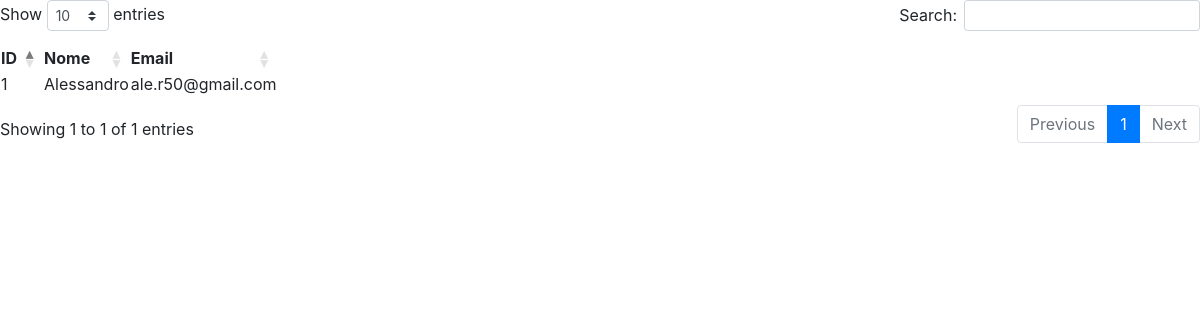
Page /listarDT.php on the committed database.
### tables this page shows
CREATE TABLE `tblusuario` (
  `idUsuario` int(11) NOT NULL,
  `nomeUsuario` varchar(20) NOT NULL,
  `loginUsuario` varchar(25) NOT NULL,
  `emailUsuario` varchar(20) NOT NULL,
  `senhaUsuario` varchar(20) NOT NULL,
  `ativo` int(1) NOT NULL DEFAULT 1
);

### listarDT.php (the view, shortened to what this page needs)
<!DOCTYPE html>
<html lang="en">
<head>
    <link rel="stylesheet" type="text/css" href="DataTables/datatables.css">
</head>
<body>
<table id="myTable" class="display">
<?php
$servername = "localhost";
$username = "root";
$password = "root";
$dbname = "dbAula";
$conn = mysqli_connect($servername, $username, $password, $dbname);
$sql = "SELECT idUsuario, nomeUsuario, emailUsuario FROM tblUsuario";
$result = mysqli_query($conn, $sql);
if (mysqli_num_rows($result) > 0) {
  echo "<thead>
    <tr>
        <th>ID</th>
        <th>Nome</th>
        <th>Email</th></tr></thead>
    <tbody>";
    while($row = $result->fetch_assoc()) {
    echo "<tr>
        <td>".$row["idUsuario"]."</td>
        <td>".$row["nomeUsuario"]."</td>
        <td>".$row["emailUsuario"]."</td>
    </tr>";
  }
  echo "</table>";
} else {
  echo "0 results";
}
?>
</body>
</html>

### rows in the picture
tblusuario: idUsuario "1", nomeUsuario "Alessandro", emailUsuario "ale.r50@gmail.com"
